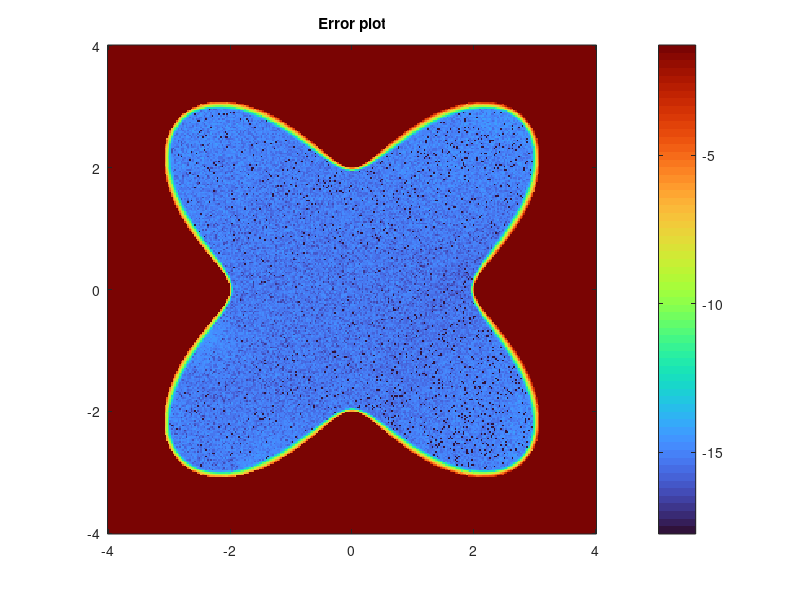

Source code (MATLAB):
N=1000;
tvec = linspace(-pi+2*pi/N, pi, N);
rvec = 3+cos(4*tvec+pi);
rprimvec = -4*sin(4.*tvec+pi);
rbisvec = -16*cos(4.*tvec+pi);
y1 = rvec .*cos(tvec);
y2 = rvec .*sin(tvec);
nu1 = rvec .* cos(tvec) + rprimvec .* sin(tvec);
nu2 = rvec .* sin(tvec) - rprimvec .* cos(tvec);
nu1 = nu1 ./ sqrt( rvec.^2+ rprimvec.^2 );
nu2 = nu2 ./ sqrt( rvec.^2+ rprimvec.^2 );

A_aug = zeros(N,N);
vecdsdt = sqrt(rprimvec.^2+rvec.^2);
for i=1:N
    for j=1:N
        nu = [nu1(i), nu2(i)];
        
        r_i = [y1(i), y2(i)];
        r_j = [y1(j), y2(j)];
        
        param = norm(r_i-r_j)^2;
        namnare = 2*pi .* param;

        A_aug(i,j) = dot(nu, (r_i-r_j)/namnare);
    end
end

for i=1:N
    taljare = rprimvec(i)^2-0.5*rbisvec(i)*rvec(i) + 0.5*rvec(i)^2;
    namnare = 2*pi*(rprimvec(i)^2+rvec(i)^2)^(3/2);
    A_aug(i,i) = taljare/namnare;    
end

M = 300; % pick something here
x1field = linspace(-4, 4, M);
x2field = linspace(-4, 4, M);
ufield= zeros(M,M);
exactfield = zeros(M,M);
u_func = @(x, y) exp((x + 0.3 * y) / 3) .* sin((0.3 .* x - y) / 3);
dx_u_func = @(x,y) exp((x + 0.3 * y) / 3) .* ((1/3).*sin((0.3.*x - y) / 3) + 0.1.*cos((0.3.* x - y)/3));
dy_u_func = @(x,y) exp((x + 0.3 * y) / 3) .* (0.1.*sin((0.3.*x - y) / 3) - (1/3).*cos((0.3.*x - y)/3));

g_x = dx_u_func(y1,y2).*nu1;
g_y = dy_u_func(y1,y2).*nu2;
gvec = g_y'+g_x';
%Finding the augmented matrix
Aug_matrix = (-eye(N)/2+ 2*pi/N* A_aug* diag(vecdsdt)) + ones(N);
num_cond_nr = cond(-eye(N)/2+ 2*pi/N* A_aug* diag(vecdsdt));
aug_cond_nr = cond(Aug_matrix); %Finding the conditional number using the augmented matrix
hvec = Aug_matrix\gvec; %computing h using the augmented matrix
hvec = hvec.';

for ix1=1:M
    for ix2=1:M
        x1=x1field(ix1);
        x2=x2field(ix2);
        t=angle(complex(x1,x2));
        radius= 3+cos(4*t+pi); %formula for rvec
        if x1^2+ x2^2< radius^2
           phivec = log(vecnorm([y1;y2] - [x1;x2]))/(2*pi); %kernel expression in terms of xi, yi, nui, i=1,2
           exactfield(ix1,ix2) = u_func(x1,x2);
           ufield(ix1,ix2) = (phivec *(hvec.* vecdsdt).')*2*pi/N;
        end
    end
end

num_Sub_matrix = ufield(M/3:M*2/3,M/3:M*2/3);
mean_sub_matrix = mean(num_Sub_matrix, 'all');
real_sub_matrix = exactfield(M/3:M*2/3,M/3:M*2/3);
mean_real_sub = mean(real_sub_matrix,'all');
%%
ufield_1 = ufield-mean_sub_matrix+mean_real_sub;
ufield_2=ufield-mean_sub_matrix;
errorfield = log10(abs(ufield_1-exactfield));

imagesc(x1field, x2field, exactfield.')

axis xy
colormap turbo
pbaspect([1 1 1])
colorbar
title('Analytical solution of u(x,y)')

%%
imagesc(x1field, x2field, errorfield.')

axis xy
colormap turbo
pbaspect([1 1 1])
colorbar
title('Error plot')
